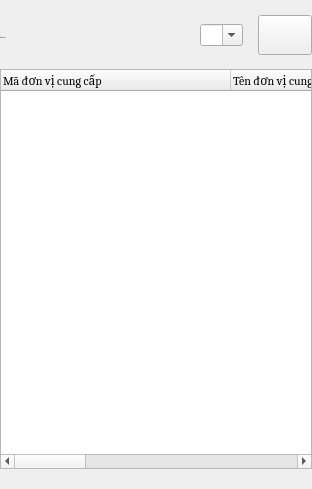
                            <widget class="QWidget" name="supplier_import_container" native="true">
                             <property name="sizePolicy">
                              <sizepolicy hsizetype="Expanding" vsizetype="Preferred">
                               <horstretch>0</horstretch>
                               <verstretch>0</verstretch>
                              </sizepolicy>
                             </property>
                             <property name="minimumSize">
                              <size>
                               <width>0</width>
                               <height>0</height>
                              </size>
                             </property>
                             <property name="maximumSize">
                              <size>
                               <width>16777215</width>
                               <height>16777215</height>
                              </size>
                             </property>
                             <layout class="QVBoxLayout" name="verticalLayout_12">
                              <property name="spacing">
                               <number>0</number>
                              </property>
                              <property name="leftMargin">
                               <number>0</number>
                              </property>
                              <property name="topMargin">
                               <number>0</number>
                              </property>
                              <property name="rightMargin">
                               <number>0</number>
                              </property>
                              <property name="bottomMargin">
                               <number>0</number>
                              </property>
                              <item>
                               <widget class="QWidget" name="widget_14" native="true">
                                <layout class="QHBoxLayout" name="horizontalLayout_14">
                                 <property name="spacing">
                                  <number>0</number>
                                 </property>
                                 <property name="leftMargin">
                                  <number>0</number>
                                 </property>
                                 <property name="topMargin">
                                  <number>0</number>
                                 </property>
                                 <property name="rightMargin">
                                  <number>0</number>
                                 </property>
                                 <property name="bottomMargin">
                                  <number>0</number>
                                 </property>
                                 <item>
                                  <layout class="QHBoxLayout" name="formInput_5">
                                   <property name="spacing">
                                    <number>0</number>
                                   </property>
                                   <property name="topMargin">
                                    <number>0</number>
                                   </property>
                                   <item alignment="Qt::AlignTop">
                                    <widget class="QWidget" name="label_product_1" native="true">
                                     <property name="minimumSize">
                                      <size>
                                       <width>200</width>
                                       <height>0</height>
                                      </size>
                                     </property>
                                     <property name="maximumSize">
                                      <size>
                                       <width>200</width>
                                       <height>16777215</height>
                                      </size>
                                     </property>
                                     <layout class="QHBoxLayout" name="horizontalLayout_2">
                                      <property name="spacing">
                                       <number>0</number>
                                      </property>
                                      <property name="leftMargin">
                                       <number>0</number>
                                      </property>
                                      <property name="topMargin">
                                       <number>30</number>
                                      </property>
                                      <property name="rightMargin">
                                       <number>0</number>
                                      </property>
                                      <property name="bottomMargin">
                                       <number>0</number>
                                      </property>
                                      <item>
                                       <widget class="QLabel" name="label_2">
                                        <property name="font">
                                         <font>
                                          <family>Cambria</family>
                                          <pointsize>-1</pointsize>
                                          <bold>false</bold>
                                         </font>
                                        </property>
                                        <property name="text">
                                         <string>Nhà cung cấp</string>
                                        </property>
                                       </widget>
                                      </item>
                                      <item>
                                       <widget class="QLabel" name="label_required_1">
                                        <property name="sizePolicy">
                                         <sizepolicy hsizetype="Expanding" vsizetype="Preferred">
                                          <horstretch>0</horstretch>
                                          <verstretch>0</verstretch>
                                         </sizepolicy>
                                        </property>
                                        <property name="text">
                                         <string/>
                                        </property>
                                       </widget>
                                      </item>
                                     </layout>
                                    </widget>
                                   </item>
                                   <item>
                                    <widget class="QWidget" name="widget_15" native="true">
                                     <property name="maximumSize">
                                      <size>
                                       <width>16777215</width>
                                       <height>16777215</height>
                                      </size>
                                     </property>
                                     <layout class="QVBoxLayout" name="verticalLayout_16">
                                      <property name="spacing">
                                       <number>0</number>
                                      </property>
                                      <property name="leftMargin">
                                       <number>0</number>
                                      </property>
                                      <property name="topMargin">
                                       <number>15</number>
                                      </property>
                                      <property name="rightMargin">
                                       <number>0</number>
                                      </property>
                                      <property name="bottomMargin">
                                       <number>0</number>
                                      </property>
                                      <item>
                                       <widget class="QWidget" name="widget_29" native="true">
                                        <layout class="QVBoxLayout" name="verticalLayout_22">
                                         <property name="spacing">
                                          <number>0</number>
                                         </property>
                                         <property name="leftMargin">
                                          <number>0</number>
                                         </property>
                                         <property name="topMargin">
                                          <number>0</number>
                                         </property>
                                         <property name="rightMargin">
                                          <number>0</number>
                                         </property>
                                         <property name="bottomMargin">
                                          <number>0</number>
                                         </property>
                                         <item>
                                          <layout class="QHBoxLayout" name="horizontalLayout_30">
                                           <property name="spacing">
                                            <number>15</number>
                                           </property>
                                           <property name="bottomMargin">
                                            <number>0</number>
                                           </property>
                                           <item>
                                            <widget class="QComboBox" name="supplier_le">
                                             <property name="font">
                                              <font>
                                               <family>Cambria Math</family>
                                               <pointsize>-1</pointsize>
                                              </font>
                                             </property>
                                             <property name="mouseTracking">
                                              <bool>false</bool>
                                             </property>
                                             <property name="focusPolicy">
                                              <enum>Qt::StrongFocus</enum>
                                             </property>
                                             <property name="editable">
                                              <bool>true</bool>
                                             </property>
                                             <property name="placeholderText">
                                              <string>Tìm theo tên, số điện thoại,...</string>
                                             </property>
                                            </widget>
                                           </item>
                                           <item>
                                            <widget class="QPushButton" name="btn_add_order_user">
                                             <property name="minimumSize">
                                              <size>
                                               <width>54</width>
                                               <height>40</height>
                                              </size>
                                             </property>
                                             <property name="maximumSize">
                                              <size>
                                               <width>46</width>
                                               <height>16777215</height>
                                              </size>
                                             </property>
                                             <property name="font">
                                              <font>
                                               <family>Cambria</family>
                                               <pointsize>-1</pointsize>
                                              </font>
                                             </property>
                                             <property name="cursor">
                                              <cursorShape>PointingHandCursor</cursorShape>
                                             </property>
                                             <property name="text">
                                              <string/>
                                             </property>
                                             <property name="icon">
                                              <iconset resource="../resource.qrc">
                                               <normaloff>:/icon/resources/icon/plus-solid.svg</normaloff>:/icon/resources/icon/plus-solid.svg</iconset>
                                             </property>
                                             <property name="iconSize">
                                              <size>
                                               <width>24</width>
                                               <height>24</height>
                                              </size>
                                             </property>
                                            </widget>
                                           </item>
                                          </layout>
                                         </item>
                                        </layout>
                                       </widget>
                                      </item>
                                      <item>
                                       <widget class="QLabel" name="error_supplier">
                                        <property name="text">
                                         <string/>
                                        </property>
                                        <property name="margin">
                                         <number>0</number>
                                        </property>
                                       </widget>
                                      </item>
                                     </layout>
                                    </widget>
                                   </item>
                                  </layout>
                                 </item>
                                </layout>
                               </widget>
                              </item>
                              <item>
                               <widget class="QWidget" name="table_info_user_container" native="true">
                                <property name="minimumSize">
                                 <size>
                                  <width>0</width>
                                  <height>400</height>
                                 </size>
                                </property>
                                <layout class="QVBoxLayout" name="verticalLayout_18">
                                 <property name="spacing">
                                  <number>0</number>
                                 </property>
                                 <property name="leftMargin">
                                  <number>0</number>
                                 </property>
                                 <property name="topMargin">
                                  <number>0</number>
                                 </property>
                                 <property name="rightMargin">
                                  <number>0</number>
                                 </property>
                                 <property name="bottomMargin">
                                  <number>20</number>
                                 </property>
                                 <item>
                                  <widget class="QTableWidget" name="table_supplier">
                                   <property name="minimumSize">
                                    <size>
                                     <width>0</width>
                                     <height>400</height>
                                    </size>
                                   </property>
                                   <property name="frameShape">
                                    <enum>QFrame::StyledPanel</enum>
                                   </property>
                                   <property name="frameShadow">
                                    <enum>QFrame::Sunken</enum>
                                   </property>
                                   <property name="showGrid">
                                    <bool>true</bool>
                                   </property>
                                   <property name="gridStyle">
                                    <enum>Qt::CustomDashLine</enum>
                                   </property>
                                   <property name="rowCount">
                                    <number>0</number>
                                   </property>
                                   <attribute name="horizontalHeaderDefaultSectionSize">
                                    <number>230</number>
                                   </attribute>
                                   <attribute name="horizontalHeaderStretchLastSection">
                                    <bool>true</bool>
                                   </attribute>
                                   <attribute name="verticalHeaderVisible">
                                    <bool>false</bool>
                                   </attribute>
                                   <attribute name="verticalHeaderHighlightSections">
                                    <bool>false</bool>
                                   </attribute>
                                   <column>
                                    <property name="text">
                                     <string>Mã đơn vị cung cấp</string>
                                    </property>
                                    <property name="font">
                                     <font>
                                      <family>Cambria</family>
                                     </font>
                                    </property>
                                    <property name="textAlignment">
                                     <set>AlignLeading|AlignVCenter</set>
                                    </property>
                                   </column>
                                   <column>
                                    <property name="text">
                                     <string>Tên đơn vị cung cấp</string>
                                    </property>
                                    <property name="font">
                                     <font>
                                      <family>Cambria</family>
                                     </font>
                                    </property>
                                    <property name="textAlignment">
                                     <set>AlignLeading|AlignVCenter</set>
                                    </property>
                                   </column>
                                   <column>
                                    <property name="text">
                                     <string>Số điện thoại</string>
                                    </property>
                                    <property name="font">
                                     <font>
                                      <family>Cambria</family>
                                     </font>
                                    </property>
                                    <property name="textAlignment">
                                     <set>AlignLeading|AlignVCenter</set>
                                    </property>
                                   </column>
                                   <column>
                                    <property name="text">
                                     <string>Thao tác</string>
                                    </property>
                                    <property name="font">
                                     <font>
                                      <family>Cambria</family>
                                     </font>
                                    </property>
                                    <property name="textAlignment">
                                     <set>AlignLeading|AlignVCenter</set>
                                    </property>
                                   </column>
                                  </widget>
                                 </item>
                                </layout>
                               </widget>
                              </item>
                             </layout>
                            </widget>
